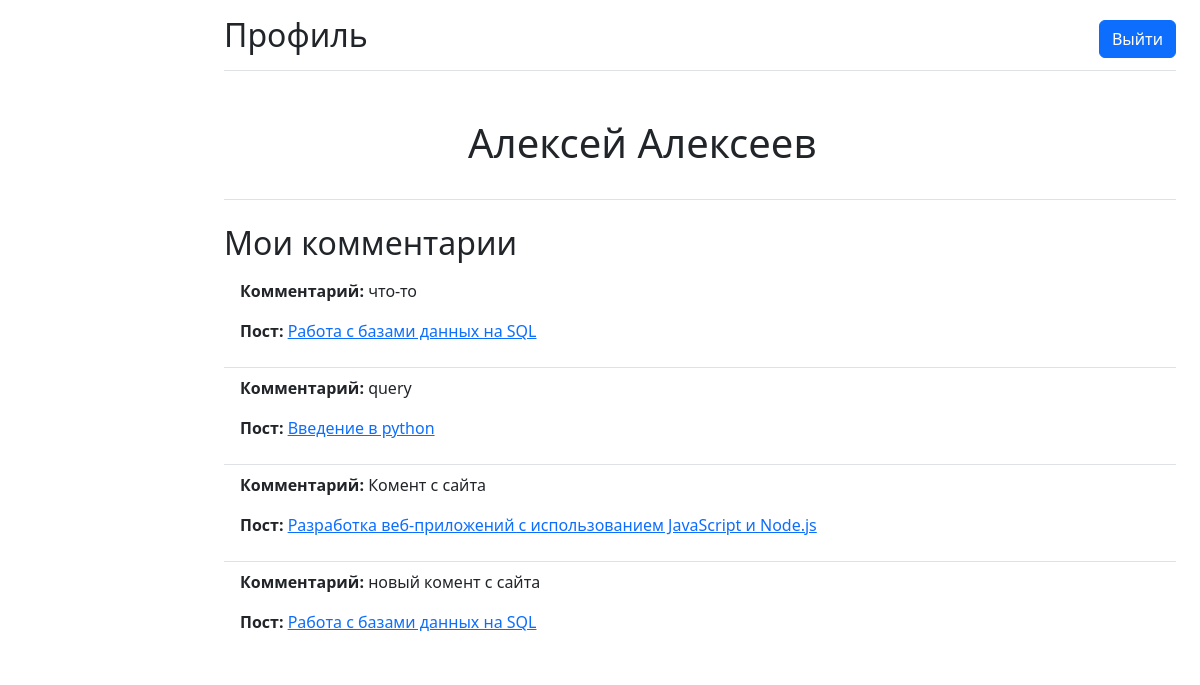
The page /pages/profile.php (signed in) on the database its author committed.
### tables this page shows
CREATE TABLE `users` (
  `id` int(11) NOT NULL,
  `name` varchar(200) NOT NULL,
  `email` varchar(200) NOT NULL,
  `password` varchar(200) NOT NULL,
  `isAdmin` tinyint(1) NOT NULL
);

CREATE TABLE `comments` (
  `id` int(11) NOT NULL,
  `text` text NOT NULL,
  `isApproved` tinyint(1) NOT NULL,
  `user_id` int(11) NOT NULL,
  `post_id` int(11) NOT NULL
);

CREATE TABLE `posts` (
  `id` int(11) NOT NULL,
  `title` varchar(200) NOT NULL,
  `content` text NOT NULL,
  `thumbnailUrl` varchar(200) NOT NULL,
  `id_user` int(11) NOT NULL
);

### pages/profile.php (the view, shortened to what this page needs)
<?php require "../components/links.php" ?>
<main class="col-md-9 ms-sm-auto col-lg-10 px-md-4">
    <div class="d-flex justify-content-between flex-wrap flex-md-nowrap align-items-center pt-3 pb-2 mb-3 border-bottom">
        <h1 class="h2">Профиль</h1>
        <div class="btn-toolbar mb-2 mb-md-0">
            <a href="../functions/doLogout.php">
                <button type="button" class="btn btn-primary">Выйти</button>
            </a>
        </div>
    </div>
    <?php
    $conn = new mysqli("localhost", "root", "", "kormyshevblog");
    $get_author_query = "SELECT * FROM `users` WHERE id = " . $_SESSION['current_user_id'];
    $author = $conn->query($get_author_query)->fetch_assoc();
    ?>
    <?php if (!$author['isAdmin']) : ?>
        <section class="border-bottom  mt-4 pt-4 mb-4 pb-4">
            <div class="row">
                <div class="col-3">
                </div>
                <div class="col-9">
                    <h1 class="mb-2"><?php echo $author['name']; ?></h1>
                </div>
            </div>
        </section>
        <h2>Мои комментарии</h2>
        <?php
        $conn = new mysqli("localhost", "root", "", "kormyshevblog");
        $get_comments_query = "SELECT * FROM `comments` WHERE user_id = " . $author['id'];
        $comments_res = $conn->query($get_comments_query);
        ?>
        <ul class="list-group list-group-flush">
            <?php while ($comment = $comments_res->fetch_assoc()) : ?>
                <?php
                $get_post_query = "SELECT * FROM `posts` WHERE id = " . $comment['post_id'];
                $post = $conn->query($get_post_query)->fetch_assoc();
                ?>
                <li class="list-group-item">
                    <p><strong>Комментарий: </strong> <?php echo $comment['text']; ?> </p>
                    <p><strong>Пост: </strong> <a href="../pages/post.php?id=<?php echo $post['id']; ?>"> <?php echo $post['title']; ?> </a> </p>
                </li>
            <?php endwhile; ?>
        </ul>
    <?php endif; ?>
</main>

### rows shown on the page
users: name "Алексей Алексеев"
comments: text "что-то", post.title "Работа с базами данных на SQL"
comments: text "query", post.title "Введение в python"
comments: text "Комент с сайта", post.title "Разработка веб-приложений с использованием JavaScript и Node.js"
comments: text "новый комент с сайта", post.title "Работа с базами данных на SQL"
